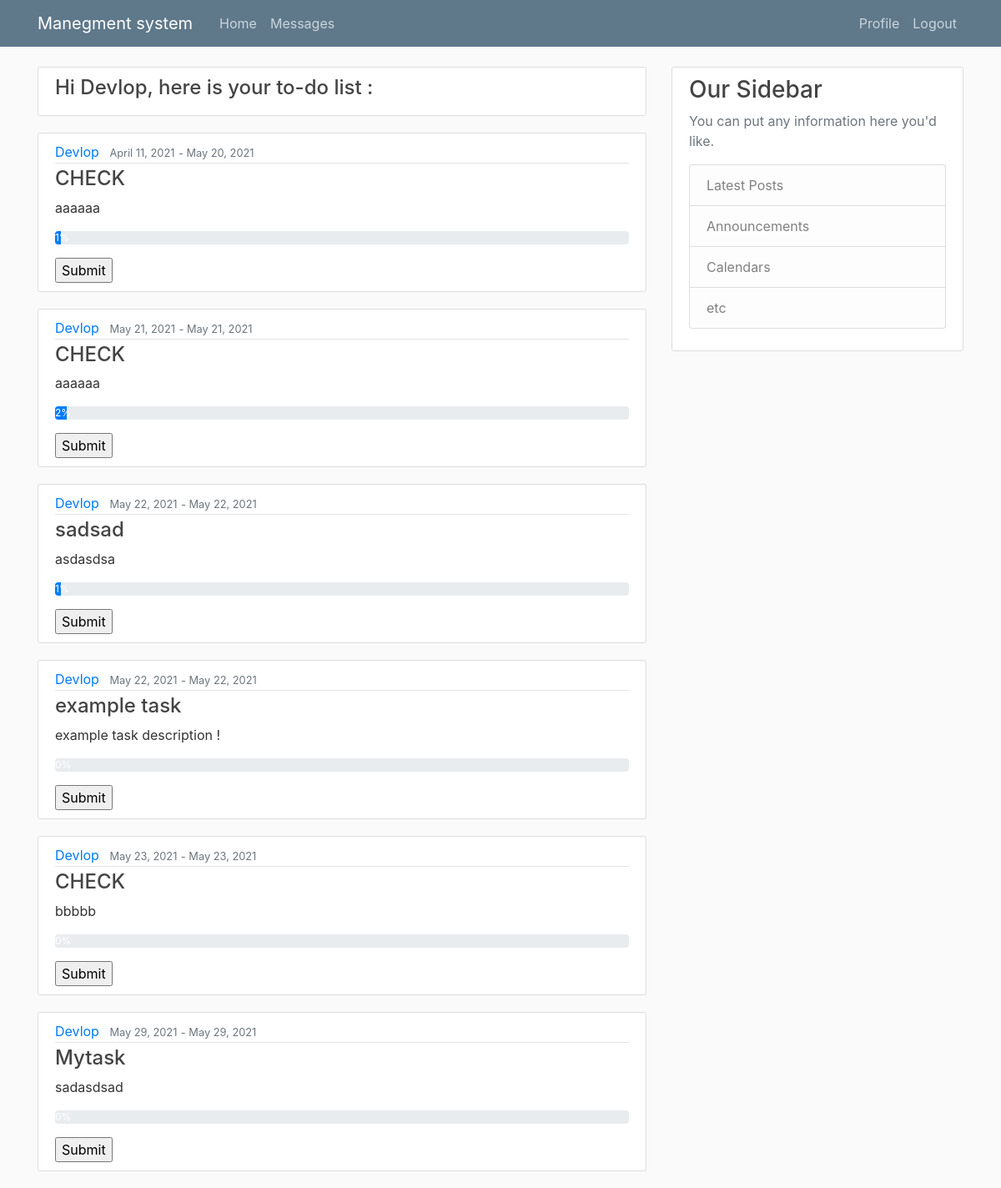
The app's page /Devlop/ (signed in), older data.
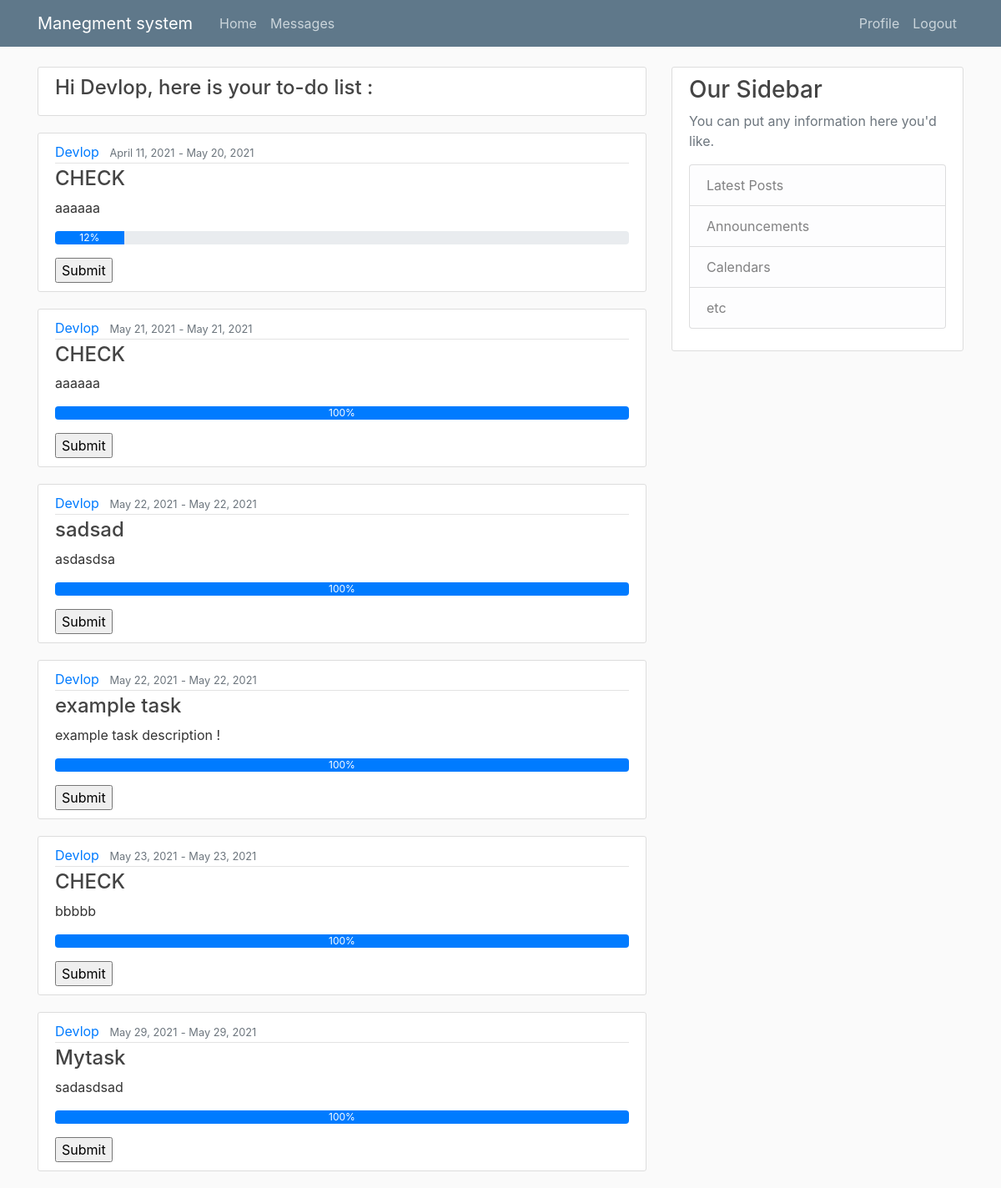
The same page, newer data.
### work/models.py (models this page shows, shortened)
class Task(models.Model):
    startTime = models.DateField(null=False)
    endTime = models.DateField(null=False)
    inCharge = models.ForeignKey(User, on_delete=models.CASCADE)
    workDone = models.IntegerField(default=0, validators=[MaxValueValidator(100), MinValueValidator(0)])
    lastUpdate = models.DateTimeField(null=False)
    cost = models.FloatField(null=False, default=0)
    TaskName = models.CharField(max_length=300, null=False)
    Description = models.CharField(max_length=500, null=True)
    projectnum = models.ForeignKey(project, on_delete=models.CASCADE)
    inSprint = models.BooleanField(default=False)

### pages/views.py (the view)
# urls.py: path('Devlop/',DevlopHome_views,name='DevlopHome_views'),
def DevlopHome_views(request):
    filt = request.user.id;
    obj = Task.objects.all().filter(inCharge=filt);
    obj2 = {'name': request.user.username}
    return render(request, "DevlopHome.html", {'tasks': obj, 'name': obj2})

### templates/DevlopHome.html (shortened to what this page needs)
{% extends "Base.html" %}
{% block content %}
    <article class="media content-section">
          <div class="media-body">
            {% for a in name %}
            <h4><a class="article-title" > Hi {{ name.name }}, here is your to-do list :</a></h4>
              </div>
        </article>
    {% endfor %}
    {% for task in tasks %}
        <article class="media content-section">
          <div class="media-body">
            <div class="article-metadata">
              <a class="mr-2" href="#">{{ task.inCharge }}</a>
              <small class="text-muted">{{ task.startTime|date:"F d, Y" }}</small>
                <small class="text-muted"> - </small>
              <small class="text-muted">{{ task.endTime|date:"F d, Y" }}</small>
            </div>
            <h4><a class="article-title" href="/Devlop/{{ task.id }}/">{{ task.TaskName }}</a></h4>
            <p class="article-content">{{ task.Description }}</p>
              <div class="progress">
            <div class="progress-bar" role="progressbar"  aria-valuemin="0" aria-valuemax="100" aria-valuenow="0" style="width: {{task.workDone}}%">{{task.workDone}}%</div>
              </div>
              <p>
                <form action="{% url 'work_done' task.id %}" method="POST">
                     <input type="submit" name="Submit">
                 </form>
                </div>
        </article>
    {% endfor %}
{% endblock content %}

Row changes from the older to the newer data that the page shows:
changed Task "April 11, 2021": workDone "1" → "12"
changed Task "May 21, 2021": workDone "2" → "100"
changed Task "sadsad": workDone "1" → "100"
changed Task "example task": workDone "0" → "100"; now shows "%"
changed Task "bbbbb": workDone "0" → "100"; now shows "%"
changed Task "Mytask": workDone "0" → "100"; now shows "%"
